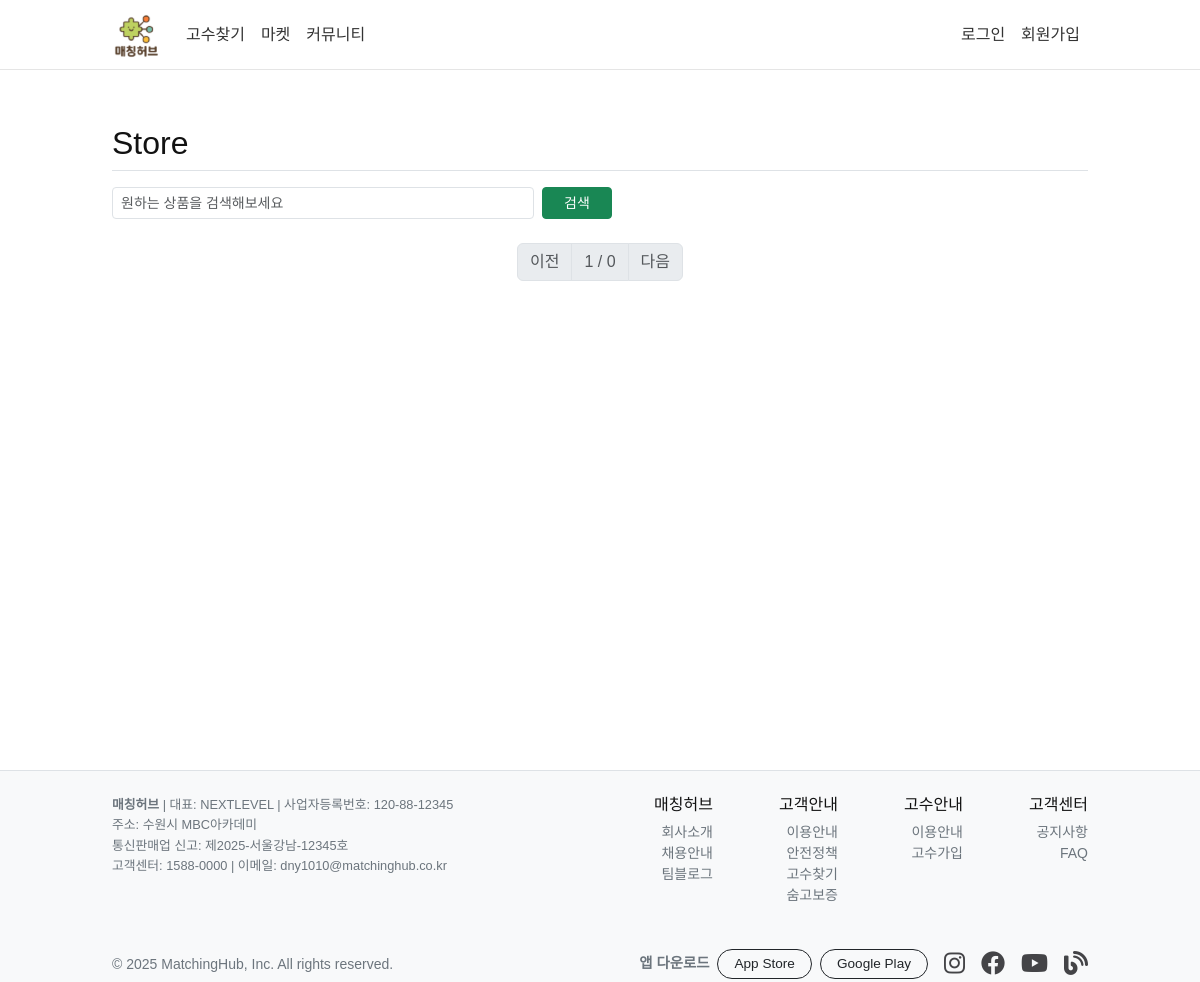
The page /store/ on the database as committed earlier.
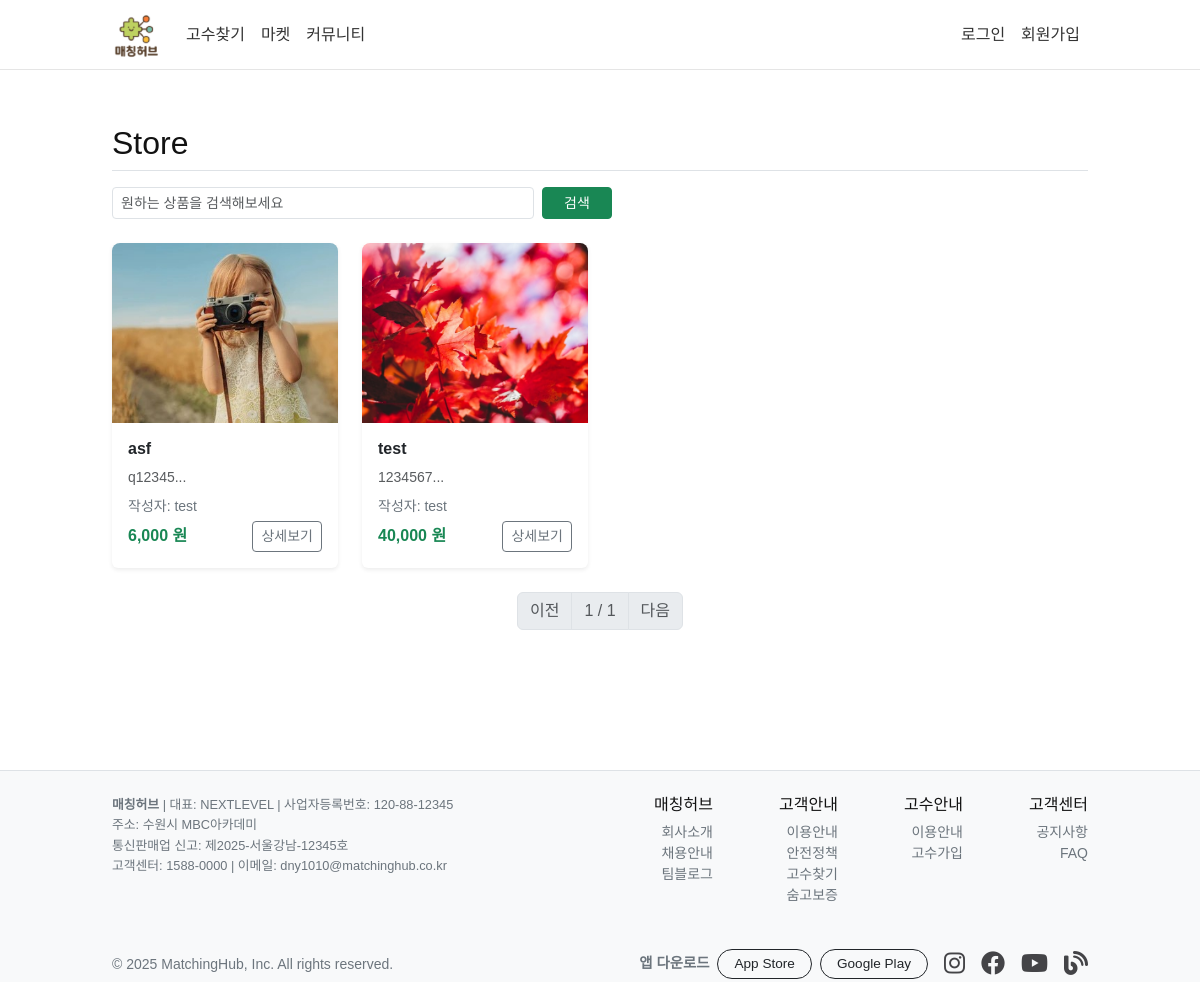
The same page on the database as committed later.
### talent/models.py (models this page shows)
class Store(db.Model):
    id = db.Column(db.Integer, primary_key=True)
    title = db.Column(db.String(50), nullable=False)
    content = db.Column(db.Text(), nullable=False)
    price = db.Column(db.Integer, nullable=False, default=0)
    create_date = db.Column(db.DateTime, nullable=False)
    owner_id = db.Column(db.Integer, db.ForeignKey("user.id"), nullable=False)
    user = db.relationship('User', backref=db.backref('store'))
    edit_date = db.Column(db.DateTime, nullable=False)
    image_path = db.Column(db.String(120), nullable=False)
    views = db.Column(db.Integer, default=0)

class User(db.Model):
    id = db.Column(db.Integer, primary_key=True)
    userid = db.Column(db.String(150), unique=True, nullable=False)
    password_hash = db.Column(db.String(200), nullable=False)
    email = db.Column(db.String(120), unique=True, nullable=False)
    birthday = db.Column(db.Date, nullable=False)
    tel_number = db.Column(db.String(120), unique=True, nullable=False)
    name = db.Column(db.String(100), nullable=True)
    is_expert = db.Column(db.Boolean, default=False)
    service = db.Column(db.String(200), nullable=True)
    location = db.Column(db.String(100), nullable=True)
    social_id = db.Column(db.String(200), nullable=True)
    social_type = db.Column(db.String(20), nullable=True)

### talent/views/store_views.py (the view, shortened to what this page needs)
@bp.route('/')
def _list():
    page = request.args.get('page', default=1, type=int)
    kw = request.args.get('kw', default='', type=str)
    store_list = Store.query.order_by(Store.create_date.desc())
    store_list = store_list.paginate(page=page, per_page=10)
    return render_template('store/store_list.html', store_list=store_list, page=page, kw=kw)

### talent/__init__.py (called while the page is built)
def create_app():
    app = Flask(__name__)
    app.config.from_object(config)
    @app.before_request
    def load_logged_in_user():
        user_id = session.get('user_id')
        if user_id is None:
            g.user = None
        else:
            from .models import User
            g.user = User.query.get(user_id)
    db.init_app(app)
    migrate.init_app(app, db)
    mail.init_app(app)
    csrf.init_app(app)
    from .views import main_views, auth_views, store_views, community_views, category_views
    from . import models
    app.register_blueprint(main_views.bp)
    app.register_blueprint(auth_views.bp)
    app.register_blueprint(store_views.bp)
    app.register_blueprint(community_views.bp)
    app.register_blueprint(category_views.bp)
    from .filter import format_datetime
    app.jinja_env.filters['datetime'] = format_datetime
    return app

### talent/views/auth_views.py (called while the page is built)
@bp.before_app_request
def load_logged_in_user():
    uid = session.get('user_id')
    g.user = User.query.get(uid) if uid else None

### talent/templates/store/store_list.html (shortened to what this page needs)
{% extends "base.html" %}
{% block content %}
<div class="container mt-4" style="max-width: 1000px;">
    <h2 class="mb-3 pb-2 border-bottom">Store</h2>
    <div class="d-flex justify-content-between align-items-center mb-4">
        <form method="get" action="{{ url_for('store._list') }}" class="d-flex" style="max-width: 500px; width: 100%;">
            <input type="text" name="kw" value="{{ kw or '' }}"
                   class="form-control form-control-sm me-2"
                   placeholder="원하는 상품을 검색해보세요"
                   style="height: 32px;">
            <button type="submit" class="btn btn-success btn-sm d-flex align-items-center justify-content-center"
                    style="height: 32px; min-width: 70px;">검색</button>
        </form>
    </div>
    <div class="row">
    {% for store in store_list.items %}
    <div class="col-12 col-sm-6 col-md-3 mb-4">
        <div class="card h-100 shadow-sm border-0">
            {% if store.image_path %}
            <img src="{{ url_for('static', filename=store.image_path.lstrip('/')) }}"
                 class="card-img-top"
                 alt="{{ store.title }}"
                 style="object-fit: cover; height: 180px; border-radius: 8px 8px 0 0;">
            {% else %}
            <div class="bg-light d-flex align-items-center justify-content-center"
                 style="height: 180px; color: #aaa; border-radius: 8px 8px 0 0;">
                <span>이미지 없음</span>
            </div>
            {% endif %}
            <div class="card-body d-flex flex-column justify-content-between">
                <div>
                    <h6 class="card-title fw-semibold text-truncate">{{ store.title }}</h6>
                    <p class="card-text text-muted small mb-2">
                        {{ store.content[:30] }}...
                    </p>
                    <p class="text-secondary small mb-1">
                        작성자: {{ store.user.name if store.user else "알 수 없음" }}
                    </p>
                </div>
                <div class="d-flex justify-content-between align-items-center mt-auto">
                    <span class="fw-bold text-success">{{ "{:,}".format(store.price) }} 원</span>
                    <a href="{{ url_for('store.detail', userid=store.user.userid, count=loop.index) }}"
                       class="btn btn-sm btn-outline-secondary">상세보기</a>
                </div>
            </div>
        </div>
    </div>
    {% endfor %}
</div>
    <nav aria-label="Page navigation">
        <ul class="pagination justify-content-center">
            {% if store_list.has_prev %}
            <li class="page-item">
                <a class="page-link" href="?page={{ store_list.prev_num }}&kw={{ kw }}">이전</a>
            </li>
            {% else %}
            <li class="page-item disabled"><span class="page-link">이전</span></li>
            {% endif %}
            <li class="page-item disabled">
                <span class="page-link">{{ store_list.page }} / {{ store_list.pages }}</span>
            </li>
            {% if store_list.has_next %}
            <li class="page-item">
                <a class="page-link" href="?page={{ store_list.next_num }}&kw={{ kw }}">다음</a>
            </li>
            {% else %}
            <li class="page-item disabled"><span class="page-link">다음</span></li>
            {% endif %}
        </ul>
    </nav>
</div>
{% endblock %}

Rows that differ between the two databases and show on the page:
added Store: image_path (picture), title "asf", content "q12345", user "test", price "6,000"
added Store: image_path+title (picture), title "test", content "1234567", user "test", price "40,000"
Other text that changed with them:
{{ store_list.pages }}: "0" → "1"
